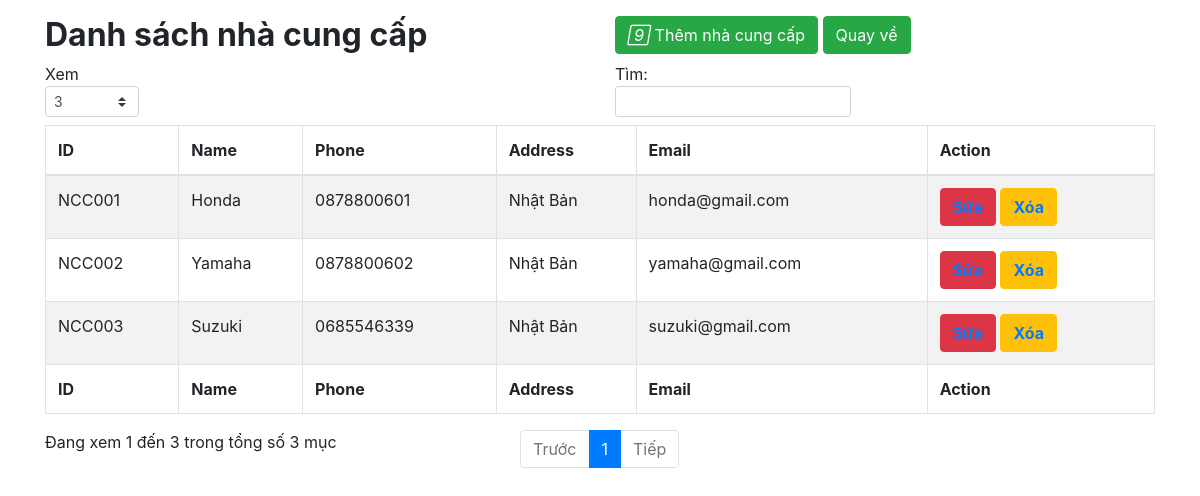
Screenshot of /quanlynhacungcap.php (signed in) with the database file from the repository.
### tables this page shows
CREATE TABLE `nhacungcap` (
  `id` varchar(255) NOT NULL,
  `name` varchar(255) NOT NULL,
  `phone` varchar(255) NOT NULL,
  `address` varchar(255) NOT NULL,
  `email` varchar(255) NOT NULL
);

### quanlynhacungcap.php (the view, shortened to what this page needs)
<?php
    include 'admin/db.php';
?>
<!DOCTYPE html>
<html lang="en">
<head>
    <link rel="stylesheet" href="https://maxcdn.bootstrapcdn.com/bootstrap/4.4.1/css/bootstrap.min.css">
</head>
<body>
    <div class="container">
        <div class="table-wrapper">
            <div class="table-title">
                <div class="row">
                    <div class="col-sm-6 float-right">
                        <h2><b>Danh sách nhà cung cấp</b></h2>
                    </div>
                    <div class="col-sm-6">
                        <a href="#addPro" class="btn btn-success" data-toggle="modal"><i class="material-icons"></i>
                            <span>Thêm nhà cung cấp</span></a>
                        <a href="index.php" class="btn btn-success">
                            <span>Quay về</span></a>
                    </div>
                </div>
            </div>
            <table id="example" class="table table-striped table-bordered" style="width:100%">
                <thead>
                    <tr>
                        <th>ID</th>
                        <th>Name</th>
                        <th>Phone</th>
                        <th>Address</th>
                        <th>Email</th>
                        <th>Action</th>
                    </tr>
                </thead>
                <tbody>
                    <?php
			$result = mysqli_query($conn,"SELECT * FROM nhacungcap");
				while($row = mysqli_fetch_array($result)) {
			?>
                    <tr id="<?php echo $row["id"]; ?>">
                        <td><?php echo $row["id"]; ?></td>
                        <td><?php echo $row["name"]; ?></td>
                        <td><?php echo $row["phone"]; ?></td>
                        <td><?php echo $row["address"]; ?></td>
                        <td><?php echo $row["email"]; ?></td>
                        <td>
                            <button type="button" class="btn btn-danger" id="edit"><a href="#editStaff" class="edit"
                                    data-toggle="modal">
                                    <b class="update" data-toggle="tooltip" data-id="<?php echo $row["id"]; ?>"
                                        data-name="<?php echo $row["name"]; ?>"
                                        data-phone="<?php echo $row["phone"]; ?>"
                                        data-address="<?php echo $row["address"]; ?>"
                                        data-email="<?php echo $row["email"]; ?>" title=" Edit">Sửa</b>
                                </a></button>
                            <button type="button" class="btn btn-warning" id="del"><a href="#deleteStaff" class="delete"
                                    data-id="<?php echo $row["id"]; ?>" data-toggle="modal"><b data-toggle="tooltip"
                                        title="Delete">Xóa</b></a></button>
                        </td>
                    </tr>
                    <?php
			}
			?>
                </tbody>
                <tfoot>
                    <tr>
                        <th>ID</th>
                        <th>Name</th>
                        <th>Phone</th>
                        <th>Address</th>
                        <th>Email</th>
                        <th>Action</th>
                    </tr>
                </tfoot>
            </table>
        </div>
</body>
</html>

### rows the page displays
nhacungcap: id "NCC001", name "Honda", phone "0878800601", address "Nhật Bản", email "honda@gmail.com"
nhacungcap: id "NCC002", name "Yamaha", phone "0878800602", address "Nhật Bản", email "yamaha@gmail.com"
nhacungcap: id "NCC003", name "Suzuki", phone "0685546339", address "Nhật Bản", email "suzuki@gmail.com"
